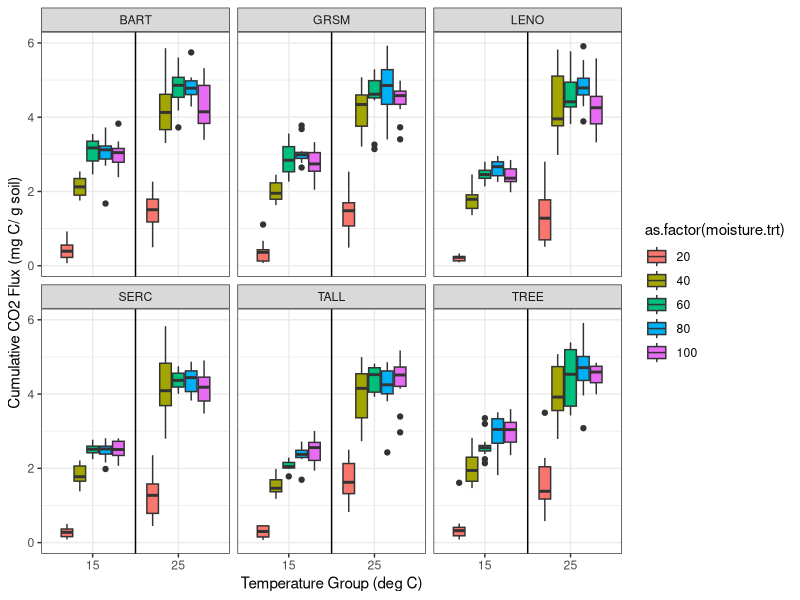
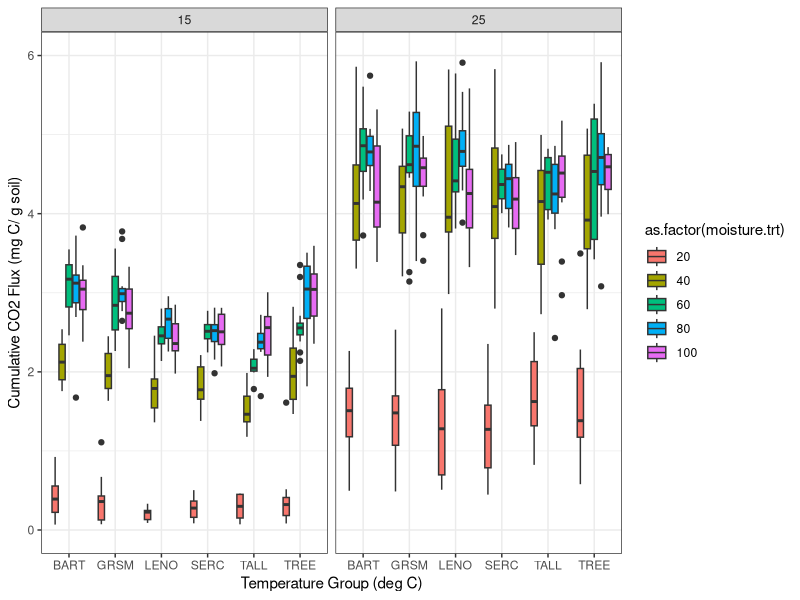
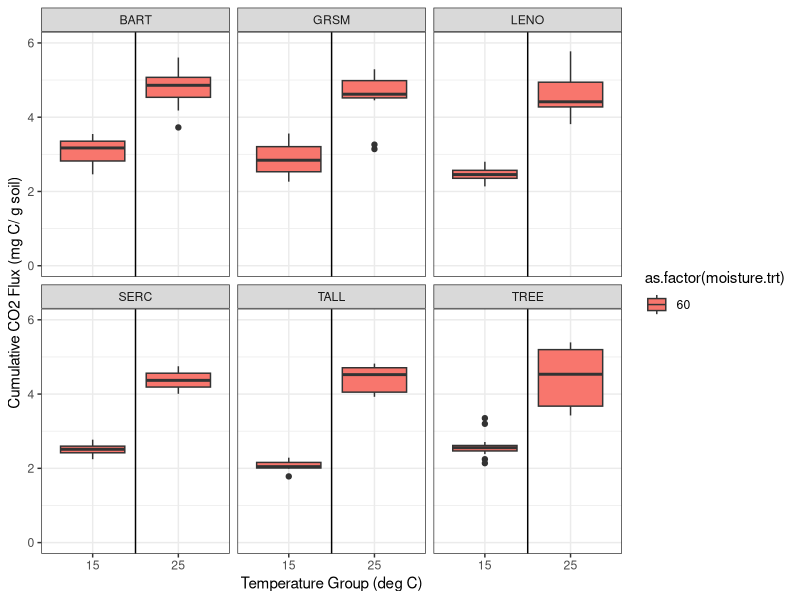

Here is the R script that generated these plots, in order:
library(dplyr)
library(ggplot2)

setwd("C:/GitHub/MIMICS_MSBio/Data")
df <- read.csv("CMIN_cum.csv", as.is=T)

df2 <- df %>% filter(site == "BART")

ggplot(df, aes(x=as.character(temp.trt), y=cumulativeCO2Flux, fill = as.factor(moisture.trt))) +
  geom_boxplot() + 
  theme_bw() +
  ylim(0,6) +
  xlab("Temperature Group (deg C)") +
  ylab("Cumulative CO2 Flux (mg C/ g soil)") +
  geom_vline(xintercept = 1.5) +
  facet_wrap(~ site)


ggplot(df, aes(x=as.factor(site), y=cumulativeCO2Flux, fill = as.factor(moisture.trt))) +
  geom_boxplot() + 
  theme_bw() +
  ylim(0,6) +
  xlab("Temperature Group (deg C)") +
  ylab("Cumulative CO2 Flux (mg C/ g soil)") +
  facet_wrap(~ as.factor(temp.trt))

ggplot(df %>% filter(moisture.trt == 60), aes(x=as.character(temp.trt), y=cumulativeCO2Flux, fill = as.factor(moisture.trt))) +
  geom_boxplot() + 
  theme_bw() +
  ylim(0,6) +
  xlab("Temperature Group (deg C)") +
  ylab("Cumulative CO2 Flux (mg C/ g soil)") +
  geom_vline(xintercept = 1.5) +
  facet_wrap(~ site)


